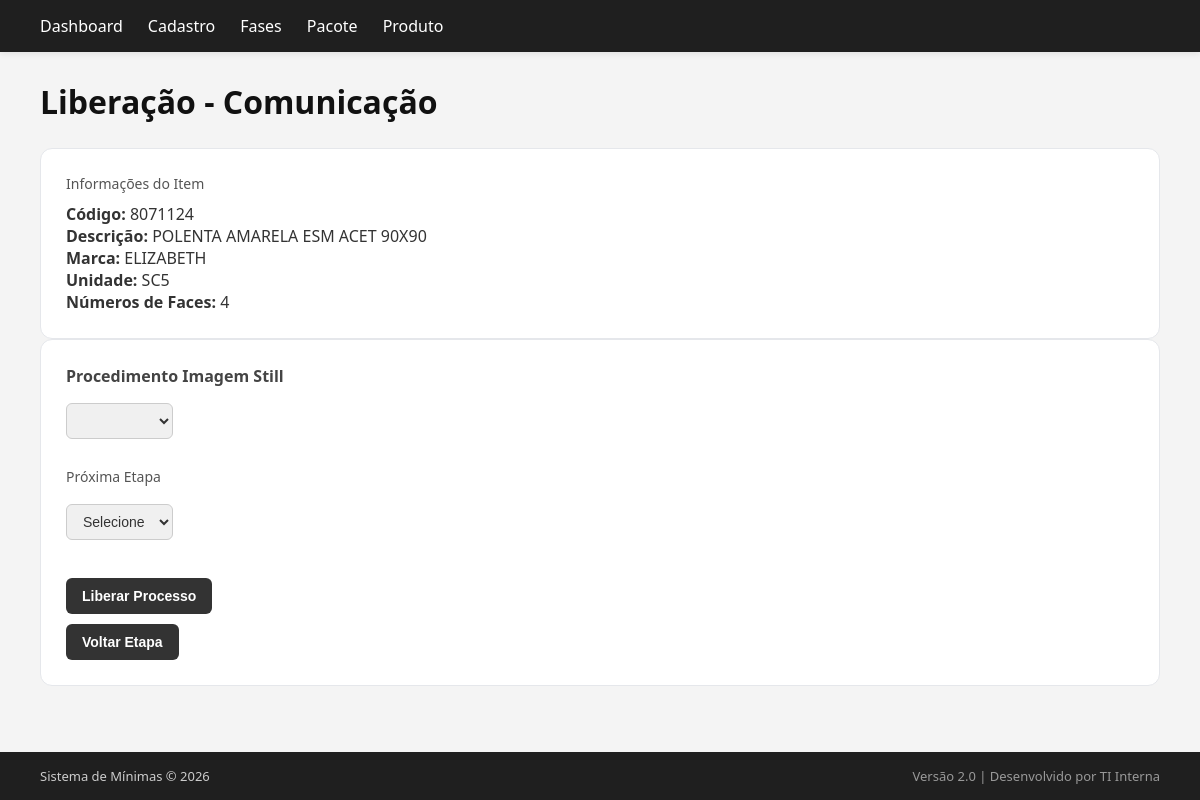
/includes/comunicacao/comunicacao.php?id=42, run on the app's committed database.
### tables this page shows
CREATE TABLE `SM_itens_processos` (
  `id` int NOT NULL,
  `item_id` int NOT NULL,
  `etapa_atual` varchar(100) NOT NULL DEFAULT 'comunicacao_analise',
  `status_geral` enum('pendente','em_andamento','finalizado','reprovado','cancelado','enviado','preparando_envio','aguardando_aprovacao_imagens','retrabalhando_pendencias') NOT NULL,
  `iniciado_em` datetime NOT NULL DEFAULT CURRENT_TIMESTAMP,
  `finalizado_em` datetime DEFAULT NULL
);

CREATE TABLE `SM_cadastros_itens_minimas` (
  `id` int NOT NULL,
  `marca` varchar(60) NOT NULL,
  `categoria_pt_br` varchar(100) NOT NULL,
  `categoria_us` varchar(100) NOT NULL,
  `categoria_es` varchar(100) NOT NULL,
  `serie` varchar(60) NOT NULL,
  `tamanho_nominal` varchar(30) NOT NULL,
  `descricao` varchar(150) NOT NULL,
  `codigo_barras_cx` varchar(30) NOT NULL,
  `superficie_pt_br` varchar(60) NOT NULL,
  `superficie_us` varchar(60) NOT NULL,
  `superficie_es` varchar(60) NOT NULL,
  `junta_assentamento` double DEFAULT NULL,
  `abrasao_superficial` varchar(10) DEFAULT NULL,
  `variacao_tonalidade` varchar(20) DEFAULT NULL,
  `unidade_medida` varchar(20) NOT NULL,
  `pecas_caixa` int NOT NULL,
  `m2_caixa` decimal(10,2) NOT NULL,
  `peso_caixa` decimal(10,3) NOT NULL,
  `coeficiente_atrito` varchar(10) DEFAULT NULL,
  `espessura` decimal(10,1) NOT NULL,
  `grupo_absorcao` varchar(20) DEFAULT NULL,
  `item_ativo` tinyint(1) NOT NULL,
  `cor_pt_br` varchar(80) NOT NULL,
  `cor_us` varchar(80) NOT NULL,
  `cor_es` varchar(80) NOT NULL,
  `recomendado_uso` varchar(30) NOT NULL,
  `local_uso` varchar(120) DEFAULT NULL,
  `retificado` tinyint(1) NOT NULL DEFAULT '0',
  `polo` varchar(20) NOT NULL,
  `lancamento` tinyint(1) NOT NULL DEFAULT '0',
  `estilo` varchar(80) NOT NULL,
  `estilo_us` varchar(80) NOT NULL,
  `estilo_es` varchar(80) NOT NULL,
  `relevo` tinyint(1) NOT NULL,
  `rodape` tinyint(1) NOT NULL DEFAULT '0',
  `numeros_face` int NOT NULL,
  `tamanho_fabricacao` varchar(50) NOT NULL,
  `codigo_item` varchar(40) NOT NULL,
  `unidade_fabricacao` varchar(60) NOT NULL,
  `monocalibre` tinyint(1) DEFAULT NULL,
  `CicloLancamento` varchar(60) NOT NULL,
  `data_criacao` timestamp NOT NULL DEFAULT CURRENT_TIMESTAMP,
  `responsavel_carga` varchar(100) NOT NULL
);

### public/includes/comunicacao/comunicacao.php (the view, shortened to what this page needs)
<?php
require_once __DIR__ . '/../layout/header.php';
require_once __DIR__ . '/../layout/menu.php';
require_once __DIR__ . '/../helpers/etapas.php';
require_once __DIR__ . '/../../../config/conexao.php';
$processoId = (int) $_GET['id'];
$stmt = $pdo->prepare("
    SELECT
        p.id AS processo_id,
        p.etapa_atual,
        p.status_geral,
        i.codigo_item,
        i.descricao,
        i.tamanho_nominal,
        i.marca,
        i.unidade_fabricacao,
        i.numeros_face
    FROM SM_itens_processos p
    INNER JOIN SM_cadastros_itens_minimas i ON i.id = p.item_id
    WHERE p.id = ?
");
$stmt->execute([$processoId]);
$processo = $stmt->fetch();
?>
<div class="container">
    <h1>Liberação - Comunicação</h1>
    <div class="card">
        <h3>Informações do Item</h3>
        <p><strong>Código:</strong> <?= htmlspecialchars($processo['codigo_item']) ?></p>
        <p><strong>Descrição:</strong> <?= htmlspecialchars($processo['descricao'] . ' ' . $processo['tamanho_nominal'])?></p>
        <p><strong>Marca:</strong> <?= htmlspecialchars($processo['marca']) ?></p>
        <p><strong>Unidade:</strong> <?= htmlspecialchars($processo['unidade_fabricacao']) ?></p>
        <p><strong>Números de Faces:</strong> <?= $processo['numeros_face'] ?></p>
    </div>
    <div class="card">
        <form action="salvar_comunicacao.php" method="POST">
            <div class="form-group">
                <label for="metodoImagem">Procedimento Imagem Still</label>
                <select name="metodo_imagem" id="metodoImagem" required>
                    <option value=""></option>
                    <option value="totalmenteFotografado">Totalmente Fotografado</option>
                </select>
            </div>
            <h3>Próxima Etapa</h3>
            <div class="form-group">
                <?= selectEtapas(null, $processo['etapa_atual']) ?>
            </div>
            <button type="submit">Liberar Processo</button>
        </form>
        <form method="POST" onsubmit="return confirmarVoltar()">
            <button type="submit">Voltar Etapa</button>
        </form>
    </div>
</div>
<?php require_once __DIR__ . '/../layout/footer.php'; ?>

### public/css/style.css (style rules this page uses)
* { margin: 0; padding: 0; box-sizing: border-box; }
.container { padding: 40px; flex: 1; margin-top: 40px; }
h1 { margin-bottom: 25px; font-weight: 600; color: #111; }
button, .btn-liberar, .btn-deletar, .btn-detalhes { background: #747474; color: #fff; padding: 8px 15px; border: none; border-radius: 6px; cursor: pointer; transition: 0.2s ease; font-size: 11px; text-decoration: none; }
.card { flex: 1; background: #ffffff; padding: 25px; border-radius: 12px; border: 1px solid #e5e7eb; transition: 0.2s ease; }
.card h3 { font-size: 14px; color: #555; margin-bottom: 10px; font-weight: 500; }
.form-group { margin-bottom: 20px; }
.form-group label { display: block; margin-bottom: 8px; color: #444; }
input[type="text"], input[type="number"], input[type="email"], input[type="password"], select { width: 10%; padding: 10px 12px; margin: 8px 0; border: 1px solid #ccc; border-radius: 6px; background-color: #f9f9f9; color: #333; font-size: 14px; font-family: Arial, sans-serif; transition: all 0.3s ease; box-sizing: border-box; }
select { padding: 8px 12px; border: 1px solid #ccc; border-radius: 6px; background-color: #f0f0f0; font-size: 14px; cursor: pointer; }
select option { background-color: #f0f0f0; color: #333; }
select option:checked { background-color: #999; color: #fff; }
button, input[type="submit"] { padding: 10px 16px; margin-top: 10px; border: none; border-radius: 6px; background-color: #333; color: #fff; font-size: 14px; font-weight: bold; cursor: pointer; transition: background-color 0.3s ease; }
label { display: block; margin-bottom: 6px; font-weight: bold; color: #333; }

### data on the page
sm_itens_processos: sm_cadastros_itens_minimas.codigo_item "8071124", sm_cadastros_itens_minimas.descricao+tamanho_nominal "POLENTA AMARELA ESM ACET 90X90", sm_cadastros_itens_minimas.marca "ELIZABETH", sm_cadastros_itens_minimas.unidade_fabricacao "SC5", sm_cadastros_itens_minimas.numeros_face "4"
